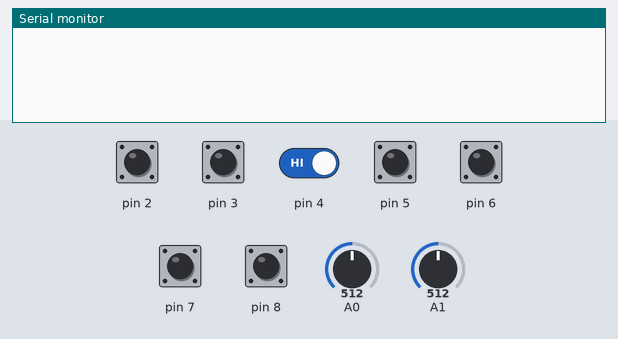
Recording of a sketch running on a simulated Arduino Uno, built with avr-gcc and run on an emulated ATmega328P. Shown: the last lines printed to the serial monitor. The test bench sets the inputs (shaded band); at power-on: pin 2–8 HIGH, A0 = 512, A1 = 512.

Above: at 1.3 s.
1.4 s: pin 2 pulled LOW for 0.15 s
At 2.5 s:
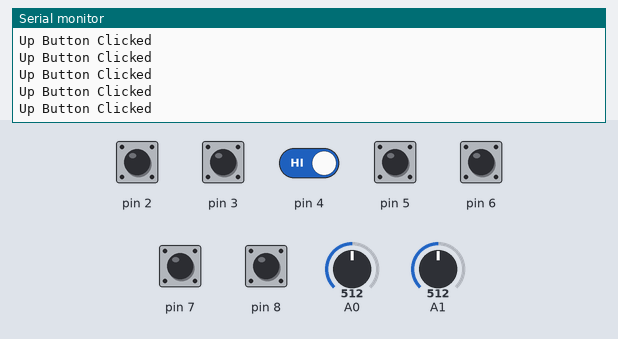
3.0 s: pin 3 pulled LOW for 0.15 s
At 4.0 s:
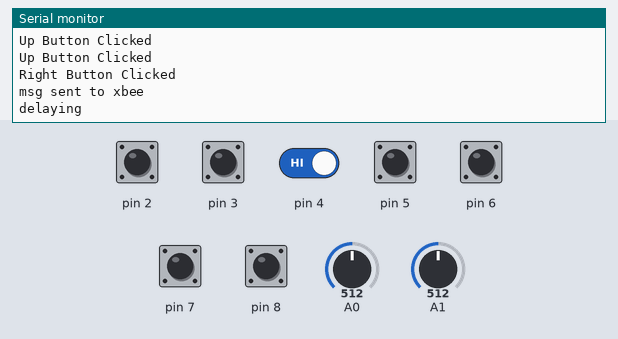

Measured:
- after the input at 1.4 s, the serial monitor: prints a new line at once (image 1)
- after the input at 3.0 s, the serial monitor: prints a new line at once (image 2)

The sketch:

captureFrame_camSide.ino
```cpp
// (licence header left out)
/**
   Before running this example, stack the JoystickShield on top of Arduino board

*/

#include <JoystickShield.h> // include JoystickShield Library
#include <SoftwareSerial.h>
JoystickShield joystickShield; // create an instance of JoystickShield object

byte frame1[] = {(byte)0x6E, (byte)0x00, (byte)0x00, (byte)0x82, (byte)0x00, (byte)0x02, (byte)0xAA, (byte)0xC3, (byte)0x16, (byte)0x00, (byte)0xA9, (byte)0xD5};
byte buff[200];         // a byte array to hold incoming data
int i = 0;

SoftwareSerial xbee(12, 13); // RX, TX --> the comm line data is sent to camera

void setup() {
  Serial.begin(9600);
  xbee.begin(9600);

  delay(100);
  // new calibration function
  joystickShield.calibrateJoystick();


}

void loop() {
  joystickShield.processEvents(); // process events

  if (joystickShield.isJoystickButton()) {
    Serial.println("Joystick Clicked") ;
  }

  if (joystickShield.isUpButton()) {
    Serial.println("Up Button Clicked") ;
  }

  if (joystickShield.isRightButton()) {
    Serial.println("Right Button Clicked") ;

    xbee.write('a');
    Serial.println("msg sent to xbee");

    //serialEvent(); //check for reply msg
    serialEvent();
    Serial.println("\ndelaying");
    delay(5000);
    Serial.println();
  }

  if (joystickShield.isDownButton()) {
    Serial.println("Down Button Clicked") ;
  }

  if (joystickShield.isLeftButton()) {
    Serial.println("Left Button Clicked") ;
  }

  // new eventfunctions
  if (joystickShield.isEButton()) {
    Serial.println("E Button Clicked") ;
  }

  if (joystickShield.isFButton()) {
    Serial.println("F Button Clicked") ;
  }
}

void serialEvent() {
  if (xbee.available()) {
    Serial.write(xbee.read());
  }
}
```

JoystickShield.h
```cpp
// (licence header left out)
#ifndef JoystickShield_H
#define JoystickShield_H

#define CENTERTOLERANCE 5

// Compatibility for Arduino 1.0

#if ARDUINO >= 100
    #include <Arduino.h>
#else
    #include <WProgram.h>
#endif

/**
 * Enum to hold the different states of the Joystick
 *
 */
enum JoystickStates {
    CENTER,  // 0
    UP,
    RIGHT_UP,
    RIGHT,
    RIGHT_DOWN,
    DOWN,
    LEFT_DOWN,
    LEFT,
    LEFT_UP   //8
};


static const bool ALL_BUTTONS_OFF[7] = {false, false, false, false, false, false, false};

/**
 * Class to encapsulate JoystickShield
 */
class JoystickShield {

public:

    JoystickShield(); // constructor

    void setJoystickPins (byte pinX, byte pinY);
    void setButtonPins(byte pinSelect, byte pinUp, byte pinRight, byte pinDown, byte pinLeft, byte pinF, byte pinE);
    void setThreshold(int xLow, int xHigh, int yLow, int yHigh);

    void processEvents();
    void processCallbacks();

	void calibrateJoystick();

    // Joystick events
    bool isCenter();
    bool isUp();
    bool isRightUp();
    bool isRight();
    bool isRightDown();
    bool isDown();
    bool isLeftDown();
    bool isLeft();
    bool isLeftUp();
	bool isNotCenter();

	// Joystick coordinates
	int xAmplitude();
	int yAmplitude();

    // Button events
    bool isJoystickButton();
    bool isUpButton();
    bool isRightButton();
    bool isDownButton();
    bool isLeftButton();
	bool isFButton();
	bool isEButton();

    // Joystick callbacks
    void onJSCenter(void (*centerCallback)(void));
    void onJSUp(void (*upCallback)(void));
    void onJSRightUp(void (*rightUpCallback)(void));
    void onJSRight(void (*rightCallback)(void));
    void onJSRightDown(void (*rightDownCallback)(void));
    void onJSDown(void (*downCallback)(void));
    void onJSLeftDown(void (*leftDownCallback)(void));
    void onJSLeft(void (*leftCallback)(void));
    void onJSLeftUp(void (*leftUpCallback)(void));
	void onJSnotCenter(void (*notCenterCallback)(void));

    // Button callbacks
    void onJoystickButton(void (*jsButtonCallback)(void));
    void onUpButton(void (*upButtonCallback)(void));
    void onRightButton(void (*rightButtonCallback)(void));
    void onDownButton(void (*downButtonCallback)(void));
    void onLeftButton(void (*leftButtonCallback)(void));
	void onFButton(void (*FButtonCallback)(void));
	void onEButton(void (*EButtonCallback)(void));

private:

    // threshold values
    int x_threshold_low;
    int x_threshold_high;
    int y_threshold_low;
    int y_threshold_high;

    // joystick pins
    byte pin_analog_x;
    byte pin_analog_y;

    //button pins
    byte pin_joystick_button;
    byte pin_up_button;
    byte pin_right_button;
    byte pin_down_button;
    byte pin_left_button;
	byte pin_F_button;
	byte pin_E_button;

	// joystick
	byte joystickStroke;
	int x_position;
	int y_position;

    //current states of Joystick
    JoystickStates currentStatus;

    // array of button states to allow multiple buttons to be pressed concurrently
    // order is up, right, down, left, e, f, joystick
    bool buttonStates[7];

    // Joystick callbacks
    void (*centerCallback)(void);
    void (*upCallback)(void);
    void (*rightUpCallback)(void);
    void (*rightCallback)(void);
    void (*rightDownCallback)(void);
    void (*downCallback)(void);
    void (*leftDownCallback)(void);
    void (*leftCallback)(void);
    void (*leftUpCallback)(void);
	void (*notCenterCallback)(void);

    // Button callbacks
    void (*jsButtonCallback)(void);
    void (*upButtonCallback)(void);
    void (*rightButtonCallback)(void);
    void (*downButtonCallback)(void);
    void (*leftButtonCallback)(void);
	void (*FButtonCallback)(void);
	void (*EButtonCallback)(void);


    // helper functions
    void clearButtonStates();
    void initializeCallbacks();
};

#endif
```

JoystickShield.cpp
```cpp
// (licence header left out)
#include "JoystickShield.h"

/**
 * Constructor
 *
 */
JoystickShield::JoystickShield() {
    // define some threshold values. Change them if your Joystick is different
    setThreshold(510, 530, 510, 540);

    // Sparkfun Joystick shield connects the Joystick to Pins 0 and 1.
    // Change it if you are using a different shield
    setJoystickPins(0, 1);

    // Sparkfun Joystick shield connects the buttons to the following pins.
    // change it if you are using a different shield.
    setButtonPins(8, 2, 3, 4, 5, 7, 6);

    // by default set the position to centered
    currentStatus = CENTER;

    // initialize the button states array to all buttons not pressed
    memcpy(buttonStates, ALL_BUTTONS_OFF, sizeof(ALL_BUTTONS_OFF));

    // initialize all callback function pointers to NULL
    initializeCallbacks();
}

/**
 * Set Analyog pins which are connected to the Joystick
 *
 */
void JoystickShield::setJoystickPins(byte pinX, byte pinY) {
    pin_analog_x = pinX;
    pin_analog_y = pinY;

    // set Joystick pins to input mode
    pinMode(pin_analog_x, INPUT);
    pinMode(pin_analog_y, INPUT);
}

/**
 * Set the pins used by the buttons
 * to deactivate a button use a pin outside of the range of the arduino e.g. 255
 */
void JoystickShield::setButtonPins(byte pinSelect, byte pinUp, byte pinRight, byte pinDown, byte pinLeft, byte pinF, byte pinE)  {
    pin_joystick_button = pinSelect;
    pin_up_button       = pinUp;
    pin_right_button    = pinRight;
    pin_down_button     = pinDown;
    pin_left_button     = pinLeft;
	pin_F_button		= pinF;
	pin_E_button		= pinE;

    // set Button pins to input mode
    pinMode(pin_joystick_button, INPUT);
    pinMode(pin_up_button      , INPUT);
    pinMode(pin_right_button   , INPUT);
    pinMode(pin_down_button    , INPUT);
    pinMode(pin_left_button    , INPUT);
	pinMode(pin_E_button	   , INPUT);
	pinMode(pin_F_button       , INPUT);

    // Enable "pull-up resistors" for buttons
    digitalWrite(pin_joystick_button, HIGH);
    digitalWrite(pin_up_button      , HIGH);
    digitalWrite(pin_right_button   , HIGH);
    digitalWrite(pin_down_button    , HIGH);
    digitalWrite(pin_left_button    , HIGH);
	digitalWrite(pin_F_button       , HIGH);
	digitalWrite(pin_E_button       , HIGH);
}

/**
 * Configure threshold values for Joystick
 *
 */
void JoystickShield::setThreshold(int xLow, int xHigh, int yLow, int yHigh) {
    x_threshold_low  = xLow;
    x_threshold_high = xHigh;
    y_threshold_low  = yLow;
    y_threshold_high = yHigh;
}

/**
 * Calibrate Joystick
 *
 */
void JoystickShield::calibrateJoystick()  {
	byte i;

	// calibrate x
	int xCenter = 0;
	for(i = 0; i<10; i++)
		xCenter += analogRead(pin_analog_x);
	xCenter /= i;

	// calibrate y
	int yCenter = 0;
	for(i = 0; i<10; i++)
		yCenter += analogRead(pin_analog_y);
	yCenter /= i;

	// save Stroke of Joystick
	joystickStroke = max(pin_analog_x, pin_analog_y)*1.01;

	// set Center with tolerance
	setThreshold(xCenter-CENTERTOLERANCE, xCenter+CENTERTOLERANCE, yCenter-CENTERTOLERANCE, yCenter+CENTERTOLERANCE);
}

/**
 * Process Events. This should be called in the loop()
 *
 */
void JoystickShield::processEvents() {
    int x_direction = 0;
    int y_direction = 0;

    // read from Joystick pins
    x_position = analogRead(pin_analog_x);
    y_position = analogRead(pin_analog_y);

    // determine Joystick direction
    if (x_position > x_threshold_high) {
        x_direction = 1;
		x_position = map(x_position, x_threshold_high,x_threshold_high+x_threshold_low,0,100);
		x_position = constrain(x_position,0,100);
	} else if (x_position < x_threshold_low) {
        x_direction = -1;
		x_position = map(x_position, 0,x_threshold_low,-100,0);
    } else
		x_position = 0;

    if (y_position > y_threshold_high) {
        y_direction = 1;
		y_position = map(y_position, y_threshold_high,y_threshold_high+y_threshold_low,0,100);
		y_position = constrain(y_position,0,100);
    } else if (y_position < y_threshold_low) {
        y_direction = -1;
		y_position = map(y_position, 0,y_threshold_low,-100,0);
    } else
		y_position = 0;


    if (x_direction == -1) {
        if (y_direction == -1) {
            currentStatus = LEFT_DOWN;
        } else if (y_direction == 0) {
            currentStatus = LEFT;
        } else {
            currentStatus = LEFT_UP;
        }
    } else if (x_direction == 0) {
        if (y_direction == -1) {
            currentStatus = DOWN;
        } else if (y_direction == 0) {
            currentStatus = CENTER;
        } else {
            currentStatus = UP;
        }
    } else {
        if (y_direction == -1) {
            currentStatus = RIGHT_DOWN;
        } else if (y_direction == 0) {
            currentStatus = RIGHT;
        } else {
            currentStatus = RIGHT_UP;
        }
    }

    // Determine which buttons were pressed, set button states array values to true/false accordingly
    buttonStates[0] = digitalRead(pin_up_button) == LOW;
    buttonStates[1] = digitalRead(pin_right_button) == LOW;
    buttonStates[2] = digitalRead(pin_down_button) == LOW;
    buttonStates[3] = digitalRead(pin_left_button) == LOW;
    buttonStates[5] = digitalRead(pin_E_button) == LOW;
    buttonStates[4] = digitalRead(pin_F_button) == LOW;
    buttonStates[6] = digitalRead(pin_joystick_button) == LOW;
}


void JoystickShield::processCallbacks() {
    processEvents();

    // Joystick Callbacks
    if (isCenter() && centerCallback != NULL) {
        centerCallback();
    }

    if (isUp() && upCallback != NULL) {
        upCallback();
    }

    if (isRightUp() && rightUpCallback != NULL) {
        rightUpCallback();
    }

    if (isRight() && rightCallback != NULL) {
        rightCallback();
    }

    if (isRightDown() && rightDownCallback != NULL) {
        rightDownCallback();
    }

    if (isDown() && downCallback != NULL) {
        downCallback();
    }

    if (isLeftDown() && leftDownCallback != NULL) {
        leftDownCallback();
    }

    if (isLeft() && leftCallback != NULL) {
        leftCallback();
    }

    if (isLeftUp() && leftUpCallback != NULL) {
        leftUpCallback();
    }

	if (isNotCenter() && notCenterCallback != NULL) {
		notCenterCallback();
	}

    // Button Callbacks
    if (isJoystickButton() && jsButtonCallback != NULL) {
        jsButtonCallback();
    }

    if (isUpButton() && upButtonCallback != NULL) {
        upButtonCallback();
    }

    if (isRightButton() && rightButtonCallback != NULL) {
        rightButtonCallback();
    }

    if (isDownButton() && downButtonCallback != NULL) {
        downButtonCallback();
    }

    if (isLeftButton() && leftButtonCallback != NULL) {
        leftButtonCallback();
    }

	if (isFButton() && FButtonCallback != NULL) {
        FButtonCallback();
    }

	if (isEButton() && EButtonCallback != NULL) {
		EButtonCallback();
	}

}

/**
 * Joystick in Center status
 *
 */
bool JoystickShield::isCenter() {
    if (currentStatus == CENTER ) {
        return true;
    } else {
        return false;
    }
}

/**
 * Joystick in Up status
 *
 */
bool JoystickShield::isUp() {
    if (currentStatus == UP ) {
        return true;
    } else {
        return false;
    }
}

/**
 * Joystick in Right Up status
 *
 */
bool JoystickShield::isRightUp() {
    if (currentStatus == RIGHT_UP ) {
        return true;
    } else {
        return false;
    }
}

/**
 * Joystick in Right status
 *
 */
bool JoystickShield::isRight() {
    if (currentStatus == RIGHT ) {
        return true;
    } else {
        return false;
    }
}

/**
 * Joystick in Right Down status
 *
 */
bool JoystickShield::isRightDown() {
    if (currentStatus == RIGHT_DOWN ) {
        return true;
    } else {
        return false;
    }
}

/**
 * Joystick in Down status
 *
 */
bool JoystickShield::isDown() {
    if (currentStatus == DOWN ) {
        return true;
    } else {
        return false;
    }
}

/**
 * Joystick in Left Down status
 *
 */
bool JoystickShield::isLeftDown() {
    if (currentStatus == LEFT_DOWN ) {
        return true;
    } else {
        return false;
    }
}

/**
 * Joystick in Left status
 *
 */
bool JoystickShield::isLeft() {
    if (currentStatus == LEFT ) {
        return true;
    } else {
        return false;
    }
}

/**
 * Joystick in Left Up status
 *
 */
bool JoystickShield::isLeftUp() {
    if (currentStatus == LEFT_UP) {
        return true;
    } else {
        return false;
    }
}

/**
 * Joystick in not Center status
 *
 */
bool JoystickShield::isNotCenter() {
    if (currentStatus != CENTER) {
        return true;
    } else {
        return false;
    }
}

/**
 * Joystick x position from -100 to 100, 0 = center
 *
 */
int JoystickShield::xAmplitude()  {
	return x_position;
}

/**
 * Joystick y position from -100 to 100, 0 = center
 *
 */
int JoystickShield::yAmplitude()  {
	return y_position;
}

/**
 * Up button pressed
 *
 */
bool JoystickShield::isUpButton() {
    return buttonStates[0];
}

/**
 * Right button pressed
 *
 */
bool JoystickShield::isRightButton() {
    return buttonStates[1];
}

/**
 * Down button pressed
 *
 */
bool JoystickShield::isDownButton() {
    return buttonStates[2];
}

/**
 * Left button pressed
 *
 */
bool JoystickShield::isLeftButton() {
    return buttonStates[3];
}

/**
 * E button pressed
 *
 */
bool JoystickShield::isEButton() {
    return buttonStates[4];
}

/**
 * F button pressed
 *
 */
bool JoystickShield::isFButton() {
    return buttonStates[5];
}

/**
 * Joystick button pressed
 *
 */
bool JoystickShield::isJoystickButton() {
    return buttonStates[6];
}

/**
 * Joystick Callbacks
 *
 */
/****************************************************************** */
void JoystickShield::onJSCenter(void (*centerCallback)(void)) {
    this->centerCallback = centerCallback;
}

void JoystickShield::onJSUp(void (*upCallback)(void)) {
    this->upCallback = upCallback;
}

void JoystickShield::onJSRightUp(void (*rightUpCallback)(void)) {
    this->rightUpCallback = rightUpCallback;
}

void JoystickShield::onJSRight(void (*rightCallback)(void)) {
    this->rightCallback = rightCallback;
}

void JoystickShield::onJSRightDown(void (*rightDownCallback)(void)) {
    this->rightDownCallback = rightDownCallback;
}

void JoystickShield::onJSDown(void (*downCallback)(void)) {
    this->downCallback = downCallback;
}

void JoystickShield::onJSLeftDown(void (*leftDownCallback)(void)) {
    this->leftDownCallback = leftDownCallback;
}

void JoystickShield::onJSLeft(void (*leftCallback)(void)) {
    this->leftCallback = leftCallback;
}

void JoystickShield::onJSLeftUp(void (*leftUpCallback)(void)) {
    this->leftUpCallback = leftUpCallback;
}

void JoystickShield::onJSnotCenter(void (*notCenterCallback)(void)) {
	this->notCenterCallback = notCenterCallback;
}

/****************************************************************** */

/**
 * Button Callbacks
 *
 */
 /****************************************************************** */
void JoystickShield::onJoystickButton(void (*jsButtonCallback)(void)) {
    this->jsButtonCallback = jsButtonCallback;
}

void JoystickShield::onUpButton(void (*upButtonCallback)(void)) {
    this->upButtonCallback = upButtonCallback;
}

void JoystickShield::onRightButton(void (*rightButtonCallback)(void)) {
    this->rightButtonCallback = rightButtonCallback;
}

void JoystickShield::onDownButton(void (*downButtonCallback)(void)) {
    this->downButtonCallback = downButtonCallback;
}

void JoystickShield::onLeftButton(void (*leftButtonCallback)(void)) {
    this->leftButtonCallback = leftButtonCallback;
}

void JoystickShield::onFButton(void (*FButtonCallback)(void)) {
	this->FButtonCallback = FButtonCallback;
}

void JoystickShield::onEButton(void (*EButtonCallback)(void)) {
	this->EButtonCallback = EButtonCallback;
}

/****************************************************************** */

/**
 * Initialize all function pointers to NULL
 *
 */
void JoystickShield::initializeCallbacks() {
    // Joystick callbacks
    centerCallback      = NULL;
    upCallback          = NULL;
    rightUpCallback     = NULL;
    rightCallback       = NULL;
    rightDownCallback   = NULL;
    downCallback        = NULL;
    leftDownCallback    = NULL;
    leftCallback        = NULL;
    leftUpCallback      = NULL;
	notCenterCallback   = NULL;

    // Button callbacks
    jsButtonCallback    = NULL;
    upButtonCallback    = NULL;
    rightButtonCallback = NULL;
    downButtonCallback  = NULL;
    leftButtonCallback  = NULL;
	FButtonCallback		= NULL;
	EButtonCallback		= NULL;
}
```
